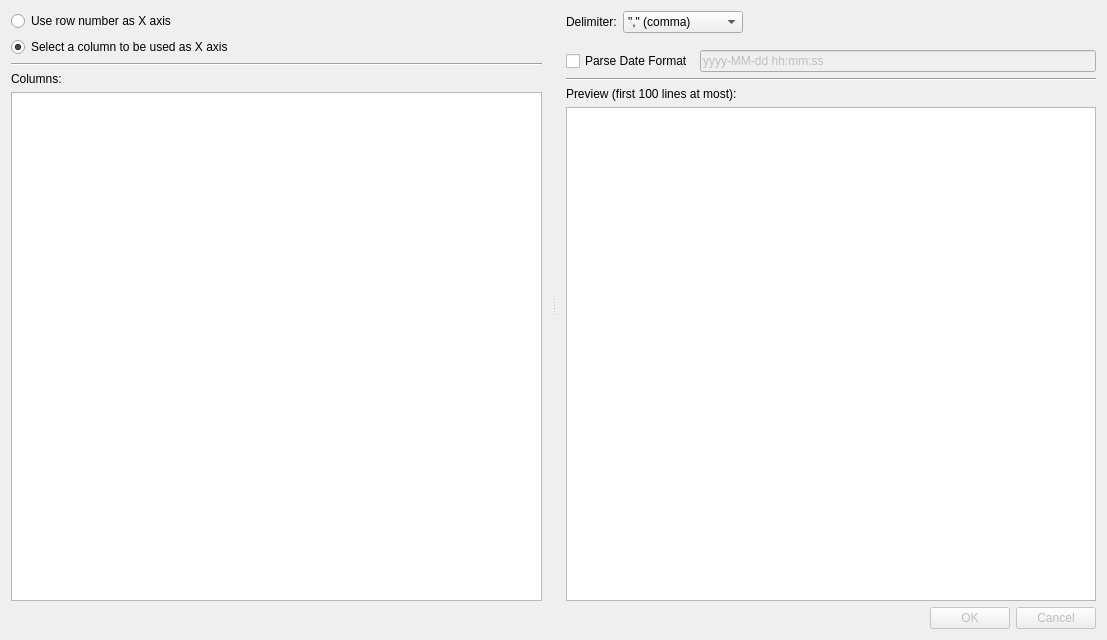
<?xml version="1.0" encoding="UTF-8"?>
<ui version="4.0">
 <class>DialogCSV</class>
 <widget class="QDialog" name="DialogCSV">
  <property name="geometry">
   <rect>
    <x>0</x>
    <y>0</y>
    <width>1107</width>
    <height>640</height>
   </rect>
  </property>
  <property name="windowTitle">
   <string>Dialog</string>
  </property>
  <layout class="QVBoxLayout" name="verticalLayout_3">
   <item>
    <widget class="QSplitter" name="splitter">
     <property name="orientation">
      <enum>Qt::Horizontal</enum>
     </property>
     <widget class="QWidget" name="layoutWidget">
      <layout class="QVBoxLayout" name="verticalLayout">
       <property name="rightMargin">
        <number>10</number>
       </property>
       <item>
        <widget class="QRadioButton" name="radioButtonIndex">
         <property name="text">
          <string>Use row number as X axis</string>
         </property>
        </widget>
       </item>
       <item>
        <widget class="QRadioButton" name="radioButtonSelect">
         <property name="text">
          <string>Select a column to be used as X axis</string>
         </property>
         <property name="checked">
          <bool>true</bool>
         </property>
        </widget>
       </item>
       <item>
        <widget class="Line" name="line">
         <property name="orientation">
          <enum>Qt::Horizontal</enum>
         </property>
        </widget>
       </item>
       <item>
        <widget class="QLabel" name="label_3">
         <property name="text">
          <string>Columns:</string>
         </property>
        </widget>
       </item>
       <item>
        <widget class="QListWidget" name="listWidgetSeries"/>
       </item>
      </layout>
     </widget>
     <widget class="QWidget" name="layoutWidget">
      <layout class="QVBoxLayout" name="verticalLayout_2">
       <property name="leftMargin">
        <number>10</number>
       </property>
       <item>
        <layout class="QHBoxLayout" name="horizontalLayout">
         <item>
          <widget class="QLabel" name="label">
           <property name="text">
            <string>Delimiter:</string>
           </property>
          </widget>
         </item>
         <item>
          <widget class="QComboBox" name="comboBox">
           <property name="minimumSize">
            <size>
             <width>120</width>
             <height>0</height>
            </size>
           </property>
           <item>
            <property name="text">
             <string>&quot;,&quot; (comma)</string>
            </property>
           </item>
           <item>
            <property name="text">
             <string>&quot;;&quot; (semicolon)</string>
            </property>
           </item>
           <item>
            <property name="text">
             <string>&quot; &quot; (space)</string>
            </property>
           </item>
          </widget>
         </item>
         <item>
          <spacer name="horizontalSpacer">
           <property name="orientation">
            <enum>Qt::Horizontal</enum>
           </property>
           <property name="sizeHint" stdset="0">
            <size>
             <width>40</width>
             <height>20</height>
            </size>
           </property>
          </spacer>
         </item>
        </layout>
       </item>
       <item>
        <layout class="QHBoxLayout" name="horizontalLayout_2">
         <property name="topMargin">
          <number>11</number>
         </property>
         <item>
          <widget class="QCheckBox" name="checkBoxDateFormat">
           <property name="text">
            <string>Parse Date Format</string>
           </property>
          </widget>
         </item>
         <item>
          <widget class="QLineEdit" name="lineEditDateFormat">
           <property name="enabled">
            <bool>false</bool>
           </property>
           <property name="text">
            <string>yyyy-MM-dd hh:mm:ss</string>
           </property>
           <property name="placeholderText">
            <string>yyyy-MM-dd hh:mm:ss</string>
           </property>
          </widget>
         </item>
        </layout>
       </item>
       <item>
        <widget class="Line" name="line_2">
         <property name="orientation">
          <enum>Qt::Horizontal</enum>
         </property>
        </widget>
       </item>
       <item>
        <widget class="QLabel" name="label_2">
         <property name="text">
          <string>Preview (first 100 lines at most):</string>
         </property>
        </widget>
       </item>
       <item>
        <widget class="QPlainTextEdit" name="rawText">
         <property name="lineWrapMode">
          <enum>QPlainTextEdit::NoWrap</enum>
         </property>
         <property name="readOnly">
          <bool>true</bool>
         </property>
        </widget>
       </item>
      </layout>
     </widget>
    </widget>
   </item>
   <item>
    <widget class="QDialogButtonBox" name="buttonBox">
     <property name="enabled">
      <bool>false</bool>
     </property>
     <property name="orientation">
      <enum>Qt::Horizontal</enum>
     </property>
     <property name="standardButtons">
      <set>QDialogButtonBox::Cancel|QDialogButtonBox::Ok</set>
     </property>
    </widget>
   </item>
  </layout>
 </widget>
 <resources/>
 <connections>
  <connection>
   <sender>buttonBox</sender>
   <signal>accepted()</signal>
   <receiver>DialogCSV</receiver>
   <slot>accept()</slot>
   <hints>
    <hint type="sourcelabel">
     <x>248</x>
     <y>254</y>
    </hint>
    <hint type="destinationlabel">
     <x>157</x>
     <y>274</y>
    </hint>
   </hints>
  </connection>
  <connection>
   <sender>buttonBox</sender>
   <signal>rejected()</signal>
   <receiver>DialogCSV</receiver>
   <slot>reject()</slot>
   <hints>
    <hint type="sourcelabel">
     <x>316</x>
     <y>260</y>
    </hint>
    <hint type="destinationlabel">
     <x>286</x>
     <y>274</y>
    </hint>
   </hints>
  </connection>
 </connections>
</ui>
